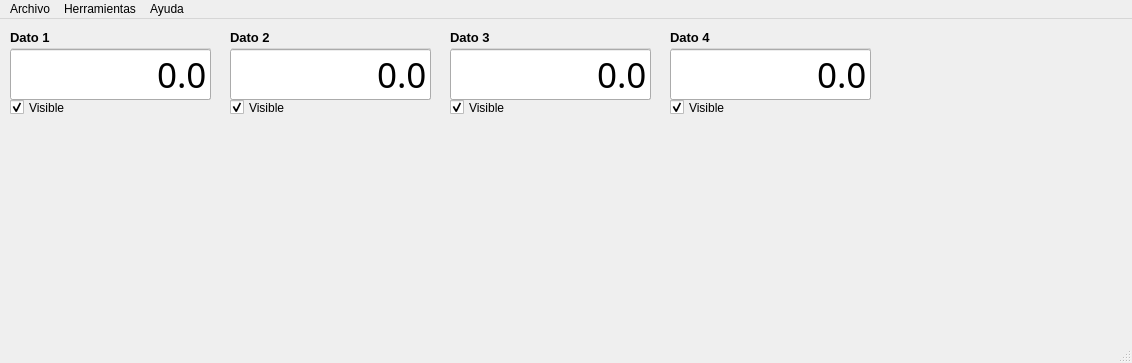
<?xml version="1.0" encoding="UTF-8"?>
<ui version="4.0">
 <class>MainWindow</class>
 <widget class="QMainWindow" name="MainWindow">
  <property name="geometry">
   <rect>
    <x>0</x>
    <y>0</y>
    <width>1132</width>
    <height>363</height>
   </rect>
  </property>
  <property name="windowTitle">
   <string>FV-Ploter</string>
  </property>
  <widget class="QWidget" name="centralWidget">
   <widget class="QCheckBox" name="data2Enable">
    <property name="geometry">
     <rect>
      <x>230</x>
      <y>80</y>
      <width>70</width>
      <height>17</height>
     </rect>
    </property>
    <property name="text">
     <string>Visible</string>
    </property>
    <property name="checked">
     <bool>true</bool>
    </property>
   </widget>
   <widget class="QCheckBox" name="data1Enable">
    <property name="geometry">
     <rect>
      <x>10</x>
      <y>80</y>
      <width>70</width>
      <height>17</height>
     </rect>
    </property>
    <property name="text">
     <string>Visible</string>
    </property>
    <property name="checked">
     <bool>true</bool>
    </property>
   </widget>
   <widget class="QGroupBox" name="data4NameDisplay">
    <property name="geometry">
     <rect>
      <x>670</x>
      <y>10</y>
      <width>201</width>
      <height>71</height>
     </rect>
    </property>
    <property name="font">
     <font>
      <pointsize>10</pointsize>
      <weight>75</weight>
      <bold>true</bold>
     </font>
    </property>
    <property name="title">
     <string>Dato 4</string>
    </property>
    <property name="flat">
     <bool>false</bool>
    </property>
    <widget class="QLineEdit" name="data4Display">
     <property name="geometry">
      <rect>
       <x>0</x>
       <y>20</y>
       <width>201</width>
       <height>51</height>
      </rect>
     </property>
     <property name="font">
      <font>
       <family>Lalo</family>
       <pointsize>26</pointsize>
       <weight>50</weight>
       <italic>false</italic>
       <bold>false</bold>
      </font>
     </property>
     <property name="styleSheet">
      <string notr="true">font: 26pt &quot;Lalo&quot;;
border-color: rgb(85, 255, 0);</string>
     </property>
     <property name="text">
      <string>0.0</string>
     </property>
     <property name="alignment">
      <set>Qt::AlignRight|Qt::AlignTrailing|Qt::AlignVCenter</set>
     </property>
     <property name="readOnly">
      <bool>true</bool>
     </property>
    </widget>
   </widget>
   <widget class="QCustomPlot" name="mainPlot" native="true">
    <property name="geometry">
     <rect>
      <x>10</x>
      <y>110</y>
      <width>1111</width>
      <height>211</height>
     </rect>
    </property>
    <property name="sizePolicy">
     <sizepolicy hsizetype="Preferred" vsizetype="Preferred">
      <horstretch>0</horstretch>
      <verstretch>0</verstretch>
     </sizepolicy>
    </property>
   </widget>
   <widget class="QGroupBox" name="data3NameDisplay">
    <property name="geometry">
     <rect>
      <x>450</x>
      <y>10</y>
      <width>201</width>
      <height>71</height>
     </rect>
    </property>
    <property name="font">
     <font>
      <pointsize>10</pointsize>
      <weight>75</weight>
      <bold>true</bold>
     </font>
    </property>
    <property name="title">
     <string>Dato 3</string>
    </property>
    <property name="flat">
     <bool>false</bool>
    </property>
    <widget class="QLineEdit" name="data3Display">
     <property name="geometry">
      <rect>
       <x>0</x>
       <y>20</y>
       <width>201</width>
       <height>51</height>
      </rect>
     </property>
     <property name="font">
      <font>
       <family>Lalo</family>
       <pointsize>26</pointsize>
       <weight>50</weight>
       <italic>false</italic>
       <bold>false</bold>
      </font>
     </property>
     <property name="styleSheet">
      <string notr="true">font: 26pt &quot;Lalo&quot;;
border-color: rgb(85, 255, 0);</string>
     </property>
     <property name="text">
      <string>0.0</string>
     </property>
     <property name="alignment">
      <set>Qt::AlignRight|Qt::AlignTrailing|Qt::AlignVCenter</set>
     </property>
     <property name="readOnly">
      <bool>true</bool>
     </property>
    </widget>
   </widget>
   <widget class="QGroupBox" name="data1NameDisplay">
    <property name="geometry">
     <rect>
      <x>10</x>
      <y>10</y>
      <width>201</width>
      <height>71</height>
     </rect>
    </property>
    <property name="font">
     <font>
      <pointsize>10</pointsize>
      <weight>75</weight>
      <bold>true</bold>
     </font>
    </property>
    <property name="title">
     <string>Dato 1</string>
    </property>
    <widget class="QLineEdit" name="data1Display">
     <property name="geometry">
      <rect>
       <x>0</x>
       <y>20</y>
       <width>201</width>
       <height>51</height>
      </rect>
     </property>
     <property name="font">
      <font>
       <family>Lalo</family>
       <pointsize>26</pointsize>
       <weight>50</weight>
       <italic>false</italic>
       <bold>false</bold>
      </font>
     </property>
     <property name="styleSheet">
      <string notr="true">font: 26pt &quot;Lalo&quot;;
border-color: rgb(85, 255, 0);</string>
     </property>
     <property name="text">
      <string>0.0</string>
     </property>
     <property name="alignment">
      <set>Qt::AlignRight|Qt::AlignTrailing|Qt::AlignVCenter</set>
     </property>
     <property name="readOnly">
      <bool>true</bool>
     </property>
    </widget>
   </widget>
   <widget class="QGroupBox" name="data2NameDisplay">
    <property name="geometry">
     <rect>
      <x>230</x>
      <y>10</y>
      <width>201</width>
      <height>71</height>
     </rect>
    </property>
    <property name="font">
     <font>
      <pointsize>10</pointsize>
      <weight>75</weight>
      <bold>true</bold>
     </font>
    </property>
    <property name="title">
     <string>Dato 2</string>
    </property>
    <widget class="QLineEdit" name="data2Display">
     <property name="geometry">
      <rect>
       <x>0</x>
       <y>20</y>
       <width>201</width>
       <height>51</height>
      </rect>
     </property>
     <property name="font">
      <font>
       <family>Lalo</family>
       <pointsize>26</pointsize>
       <weight>50</weight>
       <italic>false</italic>
       <bold>false</bold>
      </font>
     </property>
     <property name="styleSheet">
      <string notr="true">font: 26pt &quot;Lalo&quot;;
border-color: rgb(85, 255, 0);</string>
     </property>
     <property name="text">
      <string>0.0</string>
     </property>
     <property name="alignment">
      <set>Qt::AlignRight|Qt::AlignTrailing|Qt::AlignVCenter</set>
     </property>
     <property name="readOnly">
      <bool>true</bool>
     </property>
    </widget>
   </widget>
   <widget class="QCheckBox" name="data4Enable">
    <property name="geometry">
     <rect>
      <x>670</x>
      <y>80</y>
      <width>70</width>
      <height>17</height>
     </rect>
    </property>
    <property name="text">
     <string>Visible</string>
    </property>
    <property name="checked">
     <bool>true</bool>
    </property>
   </widget>
   <widget class="QCheckBox" name="data3Enable">
    <property name="geometry">
     <rect>
      <x>450</x>
      <y>80</y>
      <width>70</width>
      <height>17</height>
     </rect>
    </property>
    <property name="text">
     <string>Visible</string>
    </property>
    <property name="checked">
     <bool>true</bool>
    </property>
   </widget>
   <widget class="QLabel" name="logoFix">
    <property name="geometry">
     <rect>
      <x>930</x>
      <y>0</y>
      <width>191</width>
      <height>81</height>
     </rect>
    </property>
    <property name="text">
     <string/>
    </property>
    <property name="pixmap">
     <pixmap resource="res.qrc">:/Resources/img/logoFix_w.png</pixmap>
    </property>
    <property name="scaledContents">
     <bool>true</bool>
    </property>
   </widget>
  </widget>
  <widget class="QMenuBar" name="menuBar">
   <property name="geometry">
    <rect>
     <x>0</x>
     <y>0</y>
     <width>1132</width>
     <height>21</height>
    </rect>
   </property>
   <widget class="QMenu" name="menuArchivo">
    <property name="title">
     <string>Archivo</string>
    </property>
    <addaction name="actionSalir"/>
   </widget>
   <widget class="QMenu" name="menuHerramientas">
    <property name="title">
     <string>Herramientas</string>
    </property>
    <addaction name="actionConfiguraci_n"/>
    <addaction name="actionConsola"/>
   </widget>
   <widget class="QMenu" name="menuAyuda">
    <property name="title">
     <string>Ayuda</string>
    </property>
   </widget>
   <addaction name="menuArchivo"/>
   <addaction name="menuHerramientas"/>
   <addaction name="menuAyuda"/>
  </widget>
  <widget class="QStatusBar" name="statusBar"/>
  <action name="actionSalir">
   <property name="text">
    <string>Salir</string>
   </property>
  </action>
  <action name="actionConfiguraci_n">
   <property name="icon">
    <iconset resource="res.qrc">
     <normaloff>:/Resources/icon/Gear.ico</normaloff>:/Resources/icon/Gear.ico</iconset>
   </property>
   <property name="text">
    <string>Configuración</string>
   </property>
  </action>
  <action name="actionConsola">
   <property name="text">
    <string>Consola</string>
   </property>
  </action>
 </widget>
 <layoutdefault spacing="6" margin="11"/>
 <customwidgets>
  <customwidget>
   <class>QCustomPlot</class>
   <extends>QWidget</extends>
   <header>qcustomplot.h</header>
   <container>1</container>
  </customwidget>
 </customwidgets>
 <resources>
  <include location="res.qrc"/>
 </resources>
 <connections/>
</ui>
